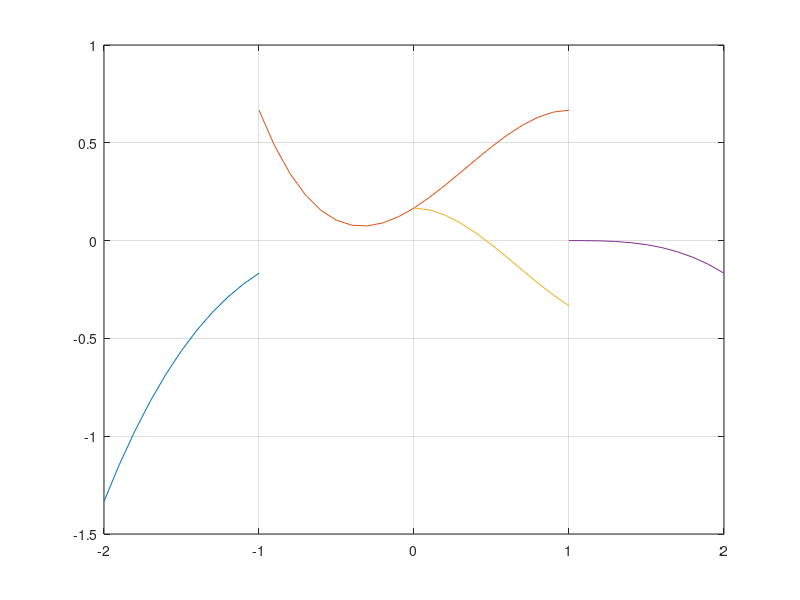

This figure's MATLAB source:
x1 = -2:0.1:-1;
x2 = -1:0.1:1;
x3 = 0:0.1:1;
x4 = 1:0.1:2;

y1 = (x1.^3)/6;
y2 = (-3*x2.^3 + 3*x2.^2 + 3*x2 + 1)/6;
y3 = (3*x3.^3 + -6*x3.^2 + 1)/6;
y4 = (-x4.^3 + 3*x4.^2 -3*x4 + 1)/6;

plot(x1, y1, x2, y2, x3, y3, x4, y4);
grid on;
